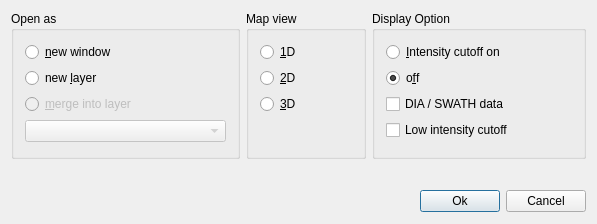
<?xml version="1.0" encoding="UTF-8"?>
<ui version="4.0">
 <class>TOPPViewOpenDialogTemplate</class>
 <widget class="QDialog" name="TOPPViewOpenDialogTemplate">
  <property name="windowModality">
   <enum>Qt::WindowModal</enum>
  </property>
  <property name="geometry">
   <rect>
    <x>0</x>
    <y>0</y>
    <width>570</width>
    <height>224</height>
   </rect>
  </property>
  <property name="windowTitle">
   <string/>
  </property>
  <property name="modal">
   <bool>true</bool>
  </property>
  <layout class="QVBoxLayout" name="verticalLayout">
   <item>
    <layout class="QHBoxLayout" name="horizontalLayout">
     <item>
      <widget class="QGroupBox" name="groupBox">
       <property name="sizePolicy">
        <sizepolicy hsizetype="Preferred" vsizetype="Preferred">
         <horstretch>0</horstretch>
         <verstretch>0</verstretch>
        </sizepolicy>
       </property>
       <property name="title">
        <string>Open as</string>
       </property>
       <property name="flat">
        <bool>false</bool>
       </property>
       <property name="checkable">
        <bool>false</bool>
       </property>
       <layout class="QVBoxLayout">
        <property name="sizeConstraint">
         <enum>QLayout::SetDefaultConstraint</enum>
        </property>
        <item>
         <widget class="QRadioButton" name="window_">
          <property name="sizePolicy">
           <sizepolicy hsizetype="Minimum" vsizetype="Fixed">
            <horstretch>0</horstretch>
            <verstretch>0</verstretch>
           </sizepolicy>
          </property>
          <property name="mouseTracking">
           <bool>false</bool>
          </property>
          <property name="text">
           <string>&amp;new window                                </string>
          </property>
          <property name="checked">
           <bool>false</bool>
          </property>
         </widget>
        </item>
        <item>
         <widget class="QRadioButton" name="layer_">
          <property name="mouseTracking">
           <bool>false</bool>
          </property>
          <property name="text">
           <string>new &amp;layer                                    </string>
          </property>
         </widget>
        </item>
        <item>
         <widget class="QRadioButton" name="merge_">
          <property name="enabled">
           <bool>false</bool>
          </property>
          <property name="mouseTracking">
           <bool>false</bool>
          </property>
          <property name="text">
           <string>&amp;merge into layer                           </string>
          </property>
         </widget>
        </item>
        <item>
         <widget class="QComboBox" name="merge_combo_">
          <property name="enabled">
           <bool>false</bool>
          </property>
          <property name="minimumSize">
           <size>
            <width>200</width>
            <height>0</height>
           </size>
          </property>
         </widget>
        </item>
       </layout>
      </widget>
     </item>
     <item>
      <widget class="QGroupBox" name="groupBox_2">
       <property name="title">
        <string>Map view</string>
       </property>
       <layout class="QVBoxLayout">
        <item>
         <widget class="QRadioButton" name="d1_">
          <property name="minimumSize">
           <size>
            <width>92</width>
            <height>0</height>
           </size>
          </property>
          <property name="mouseTracking">
           <bool>false</bool>
          </property>
          <property name="text">
           <string>&amp;1D            </string>
          </property>
         </widget>
        </item>
        <item>
         <widget class="QRadioButton" name="d2_">
          <property name="mouseTracking">
           <bool>false</bool>
          </property>
          <property name="text">
           <string>&amp;2D            </string>
          </property>
          <property name="checked">
           <bool>false</bool>
          </property>
         </widget>
        </item>
        <item>
         <widget class="QRadioButton" name="d3_">
          <property name="mouseTracking">
           <bool>false</bool>
          </property>
          <property name="text">
           <string>&amp;3D            </string>
          </property>
         </widget>
        </item>
        <item>
         <spacer>
          <property name="orientation">
           <enum>Qt::Vertical</enum>
          </property>
          <property name="sizeHint" stdset="0">
           <size>
            <width>20</width>
            <height>5</height>
           </size>
          </property>
         </spacer>
        </item>
       </layout>
      </widget>
     </item>
     <item>
      <widget class="QGroupBox" name="groupBox_3">
       <property name="title">
        <string>Display Option</string>
       </property>
       <layout class="QVBoxLayout">
        <item>
         <widget class="QRadioButton" name="cutoff_">
          <property name="mouseTracking">
           <bool>false</bool>
          </property>
          <property name="text">
           <string>&amp;Intensity cutoff on                    </string>
          </property>
         </widget>
        </item>
        <item>
         <widget class="QRadioButton" name="nocutoff_">
          <property name="enabled">
           <bool>true</bool>
          </property>
          <property name="mouseTracking">
           <bool>false</bool>
          </property>
          <property name="text">
           <string>o&amp;ff                    </string>
          </property>
          <property name="checked">
           <bool>true</bool>
          </property>
         </widget>
        </item>
        <item>
         <widget class="QCheckBox" name="dia_data_">
          <property name="text">
           <string>DIA / SWATH data</string>
          </property>
         </widget>
        </item>
        <item>
         <widget class="QCheckBox" name="intensity_cutoff_">
          <property name="text">
           <string>Low intensity cutoff</string>
          </property>
         </widget>
        </item>
        <item>
         <spacer>
          <property name="orientation">
           <enum>Qt::Vertical</enum>
          </property>
          <property name="sizeHint" stdset="0">
           <size>
            <width>20</width>
            <height>5</height>
           </size>
          </property>
         </spacer>
        </item>
       </layout>
      </widget>
     </item>
    </layout>
   </item>
   <item>
    <spacer>
     <property name="orientation">
      <enum>Qt::Vertical</enum>
     </property>
     <property name="sizeType">
      <enum>QSizePolicy::MinimumExpanding</enum>
     </property>
     <property name="sizeHint" stdset="0">
      <size>
       <width>467</width>
       <height>16</height>
      </size>
     </property>
    </spacer>
   </item>
   <item>
    <layout class="QHBoxLayout">
     <item>
      <spacer>
       <property name="orientation">
        <enum>Qt::Horizontal</enum>
       </property>
       <property name="sizeType">
        <enum>QSizePolicy::Expanding</enum>
       </property>
       <property name="sizeHint" stdset="0">
        <size>
         <width>111</width>
         <height>23</height>
        </size>
       </property>
      </spacer>
     </item>
     <item>
      <widget class="QPushButton" name="ok_">
       <property name="enabled">
        <bool>true</bool>
       </property>
       <property name="text">
        <string>Ok</string>
       </property>
       <property name="default">
        <bool>true</bool>
       </property>
      </widget>
     </item>
     <item>
      <widget class="QPushButton" name="cancel_">
       <property name="enabled">
        <bool>true</bool>
       </property>
       <property name="text">
        <string>Cancel</string>
       </property>
       <property name="autoDefault">
        <bool>false</bool>
       </property>
      </widget>
     </item>
    </layout>
   </item>
  </layout>
 </widget>
 <layoutdefault spacing="6" margin="11"/>
 <tabstops>
  <tabstop>window_</tabstop>
  <tabstop>layer_</tabstop>
  <tabstop>d2_</tabstop>
  <tabstop>d3_</tabstop>
  <tabstop>nocutoff_</tabstop>
  <tabstop>cutoff_</tabstop>
  <tabstop>cancel_</tabstop>
  <tabstop>ok_</tabstop>
 </tabstops>
 <resources/>
 <connections>
  <connection>
   <sender>ok_</sender>
   <signal>pressed()</signal>
   <receiver>TOPPViewOpenDialogTemplate</receiver>
   <slot>accept()</slot>
   <hints>
    <hint type="sourcelabel">
     <x>20</x>
     <y>20</y>
    </hint>
    <hint type="destinationlabel">
     <x>20</x>
     <y>20</y>
    </hint>
   </hints>
  </connection>
  <connection>
   <sender>cancel_</sender>
   <signal>pressed()</signal>
   <receiver>TOPPViewOpenDialogTemplate</receiver>
   <slot>reject()</slot>
   <hints>
    <hint type="sourcelabel">
     <x>356</x>
     <y>269</y>
    </hint>
    <hint type="destinationlabel">
     <x>244</x>
     <y>145</y>
    </hint>
   </hints>
  </connection>
 </connections>
</ui>
